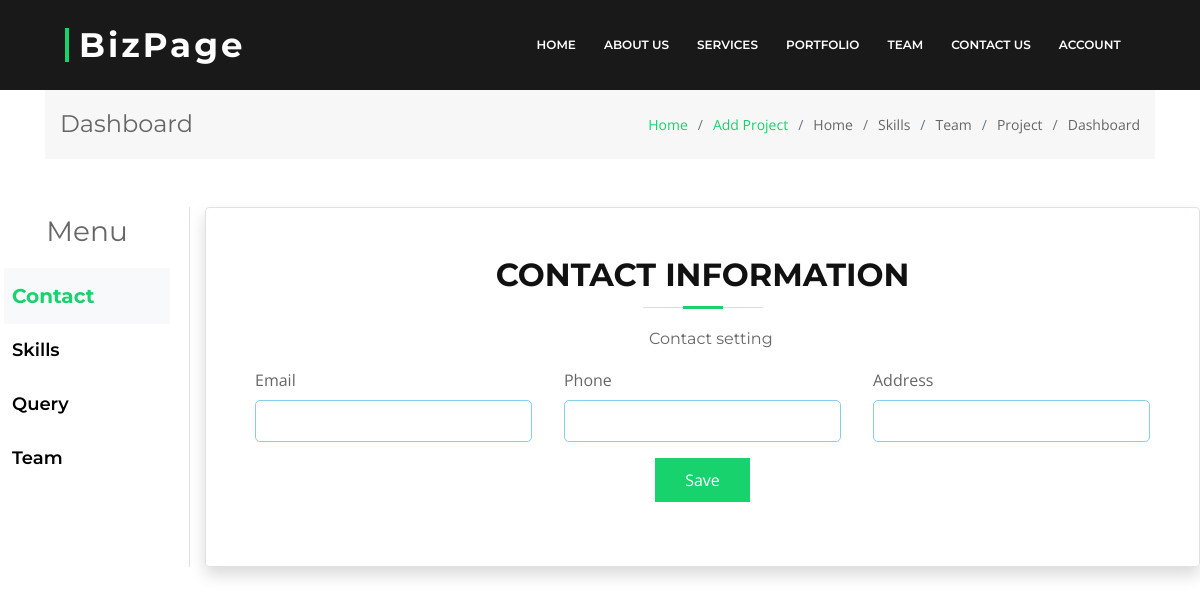
Page /dashboard/route/1 on the earlier database version.
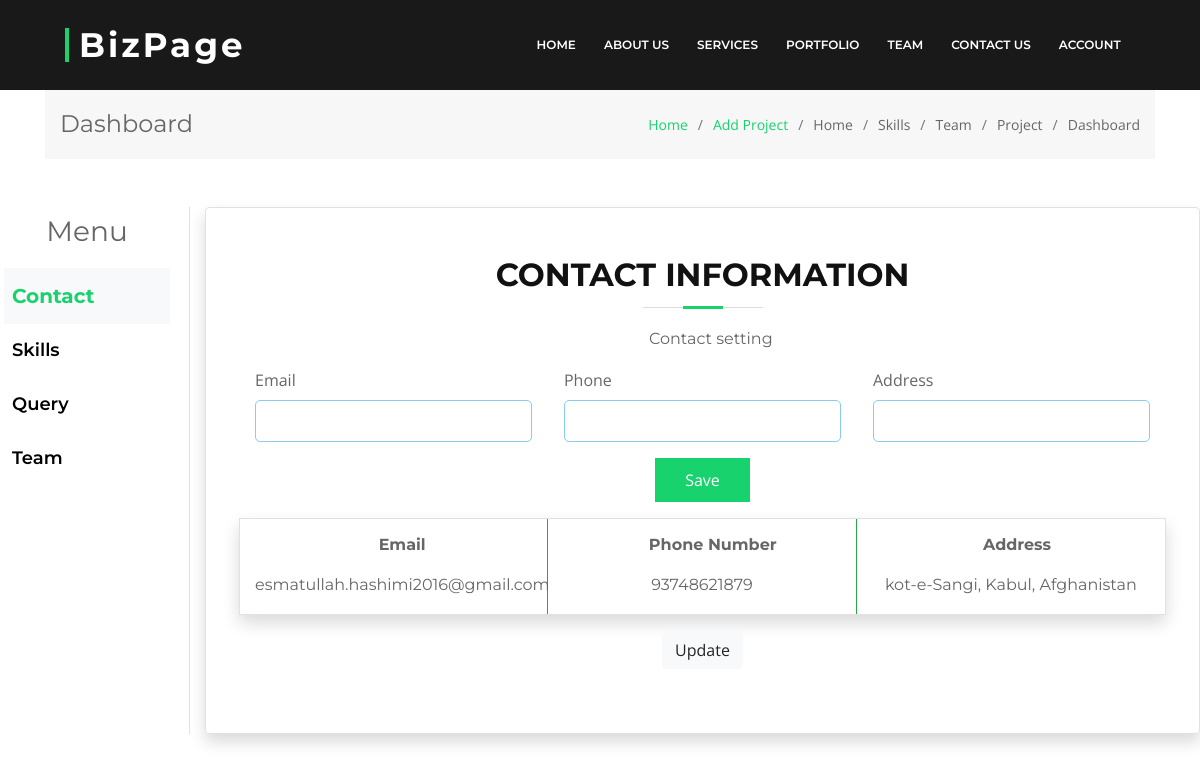
Same page on the later database version.
### blog/models.py (models this page shows, shortened)
class Contact(models.Model):
    email = models.EmailField(max_length=100)
    phone = models.IntegerField()
    address = models.CharField(max_length=250)

### blog/views.py (the view)
# urls.py: path('dashboard/route/<flag>', views.dashboardRoute, name='dashboardRoute'),
def dashboardRoute(request, flag):
    contact_form = ContactForm()
    skill_form = SkillForm()
    skills = Skill.objects.all()
    info = Contact.objects.all()
    team_form = TeamForm()
    team_member = Team.objects.all()
    queries = Query.objects.all().order_by('-id')
    if flag == 1:
        flag = flag
    elif flag == 2:
        flag = flag
    elif flag == 3:
        flag = flag
    elif flag == 4:
        flag = flag
    context = {
        'skill_form':skill_form,
        'contact_form':contact_form,
        'info':info,
        'skills':skills,
        'flag':flag,
        'queries':queries,
        'team_form':team_form,
        'team_member':team_member,
    }
    return render(request, 'admin/dashboard.html', context)

### blog/forms.py
class SkillForm(forms.ModelForm):
    class Meta:
        model = Skill
        fields = "__all__"

class ContactForm(forms.ModelForm):
    class Meta:
        model = Contact
        fields = "__all__"

### templates/admin/dashboard.html (shortened to what this page needs)
{% load static %}
{% include '../links/link.html' %}
{% include '../forms/sub-header.html' %}
<div class="container">
   <section class="breadcrumbs">
    <div class="container">
      <div class="d-flex justify-content-between align-items-center">
        <h2>Dashboard</h2>
        <ol>
          <li><a href="{%  url 'index' %}">Home</a></li>
          <li><a href="{% url 'add_project' %}">Add Project</a></li>
          <li>Home</li>
          <li>Skills</li>
          <li>Team</li>
          <li>Project</li>
          <li>Dashboard</li>
        </ol>
      </div>
    </div>
  </section>
</div>
<div class="main-section my-3">
    <div class="row">
        <div class="menu-container col-lg-2 cl-md-2 border-right">
            <div class="my-2 text-center">
                <h3 class="text-black">Menu</h3>
            </div>
            <ul type="none" class="px-1">
                {% if flag == '1' %}
                <li data-aos-delay="100">
                    <h5 class="font-weight-bold px-2 m-0 py-3 bg-light">
                       <a href="{% url 'dashboardRoute' 1 %}"> Contact</a>
                    </h5>
                </li>
                {% else %}
                <li class="" id="menu-item" data-aos-delay="100">
                    <h3 class="title py-3 px-2 m-0">
                        <a href="{% url 'dashboardRoute' 1 %}">Contact</a>
                    </h3>
                </li>
                {% endif %}
                {% if  flag == '2' %}
                <li data-aos-delay="100">
                    <h5 class="font-weight-bold px-2 m-0 py-3 bg-light">
                       <a href="{% url 'dashboardRoute' 2 %}"> Skills</a>
                    </h5>
                </li>
                {% else %}
                <li class="" id="menu-item" data-aos-delay="100">
                    <h3 class="title py-3 px-2 m-0">
                        <a href="{% url 'dashboardRoute' 2 %}">Skills</a>
                    </h3>
                </li>
                {% endif %}
                {% if flag == '3' %}
                <li data-aos-delay="100">
                    <h5 class="font-weight-bold px-2 m-0 py-3 bg-light">
                       <a href="{% url 'dashboardRoute' 3 %}"> Query</a>
                    </h5>
                </li>
                {% else %}
                <li class="" id="menu-item" data-aos-delay="100">
                    <h3 class="title py-3 px-2 m-0">
                       <a href="{% url 'dashboardRoute' 3 %}"> Query</a>
                    </h3>
                </li>
                {% endif %}
                {% if flag == '4' %}
                <li data-aos-delay="100">
                    <h5 class="font-weight-bold px-2 m-0 py-3 bg-light">
                       <a href="{% url 'dashboardRoute' 4 %}"> Team</a>
                    </h5>
                </li>
                {% else %}
                <li class="" id="menu-item" data-aos-delay="100">
                    <h3 class="title py-3 px-2 m-0">
                       <a href="{% url 'dashboardRoute' 4 %}"> Team</a>
                    </h3>
                </li>
                {% endif %}
            </ul>
        </div>
        <div class="main-content col-lg-10 cl-md-10">
            {% if flag == '1' %}
            {% include 'admin/contact.html' %}
            {% elif flag == '2' %}
            {% include 'admin/skill.html' %}
            {% elif flag == '3' %}
            {% include 'admin/query.html' %}
            {% elif flag == '4' %}
            {% include 'admin/add_team.html' %}
            {% endif %}
        </div>
    </div>
</div>

### templates/admin/contact.html (shortened to what this page needs)
<section class="border rounded shadow p-5">
    <div class="section-header">
        <h3>
            Contact Information
        </h3>
        <h6 class="text-center"><i class="icofont-gear"></i>&nbsp;Contact setting</h6>
        <form action="{% url 'dashboard' %}" method="POST">
        <div class="row">
            {% for field in contact_form %}
            <div class="col-lg-4 col-md-4 col-sm-12 px-3">
                <label>{{field.label}}</label>
                {{field}}
            </div>
            {% endfor %}
        </div>
        <div class="text-center my-3">
            <button type="submit">Save</button>
        </div>
    </form>
    {% for contact in info %}
    <div class="border shadow row text-center ">
        <div class="col-lg-4 col-md-4 col-sm-12 border-right border-success pt-3">
            <h6 class="font-weight-bold"><i class="icofont-ui-email text-success"></i>&nbsp;Email</h6>
            <h6 class="">{{contact.email}}</h6>
        </div>
        <div class="col-lg-4 col-md-4 col-sm-12 border-right border-success pt-3">
            <h6 class="font-weight-bold"><i class="icofont-phone text-success"></i>&nbsp; Phone Number</h6>
            <h6 class="">{{contact.phone}}</h6>
        </div>
        <div class="col-lg-4 col-md-4 col-sm-12 pt-3">
            <h6 class="font-weight-bold"><i class="icofont-location-pin text-success"></i>Address</h6>
            <h6 class="">{{contact.address}}</h6>
        </div>
    </div>
    <form action="{% url 'update_contact' contact.id %}" method="post">
        <div class="text-center mt-3">
            <button class="btn btn-light text-center">Update</button>
        </div>
    </form>
    {% endfor %}
    </div>
</section>

Differences in the rows shown:
added Contact: email "esmatullah.hashimi2016@gmail.com", phone "93748621879", address "kot-e-Sangi, Kabul, Afghanistan"
